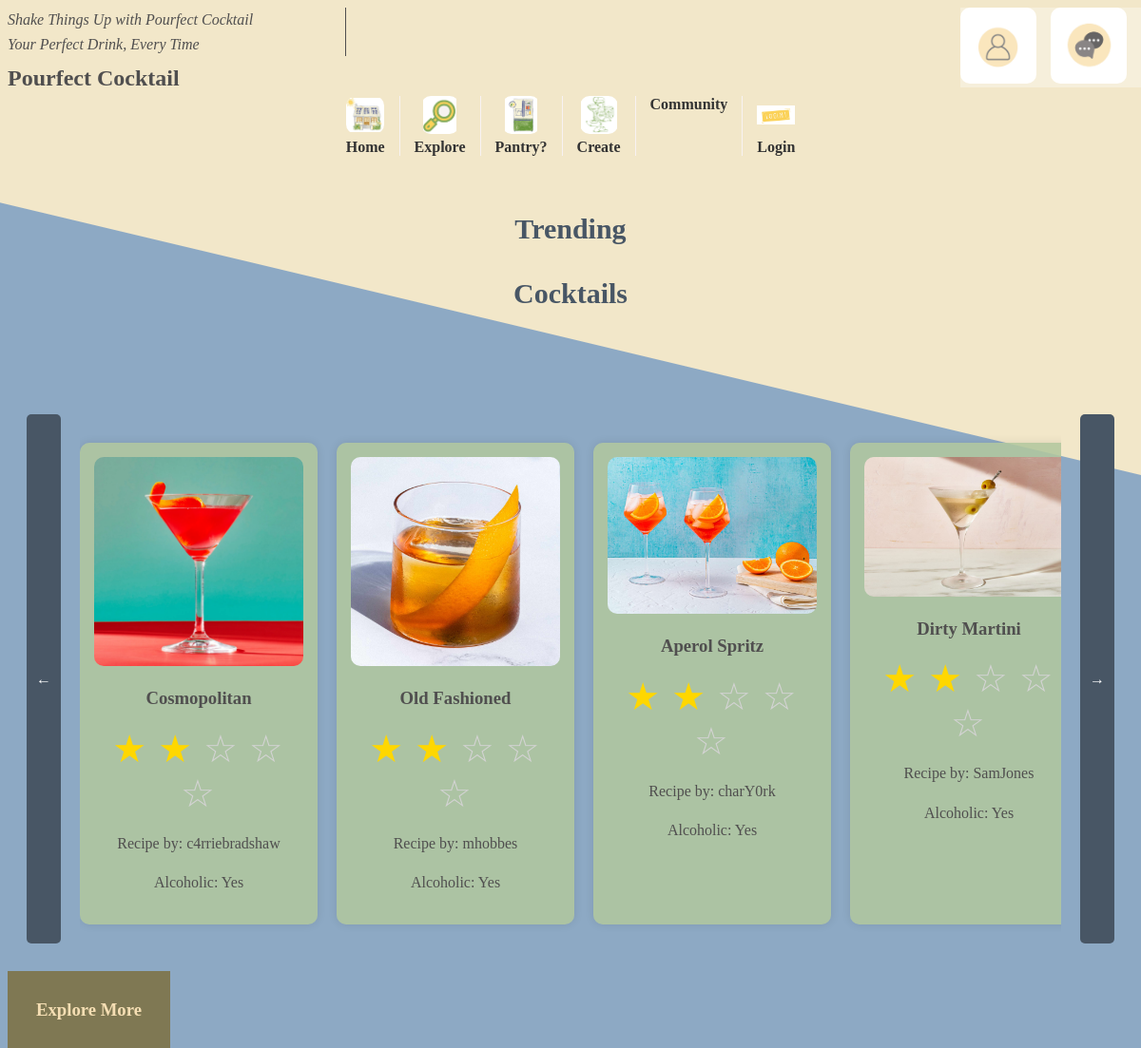
The page / on the database its author committed.
### tables this page shows
CREATE TABLE cocktails (
    id INTEGER PRIMARY KEY AUTOINCREMENT,
    name TEXT NOT NULL,
    image TEXT NOT NULL DEFAULT 'basic.jpg', -- Default image set to 'basic.jpg'
    popularity INTEGER DEFAULT 5, -- Number of likes
    reviews_number INTEGER DEFAULT 1,
    alcohol_content INTEGER NOT NULL,
    recipe_by TEXT NOT NULL,
    method TEXT NOT NULL DEFAULT 'None provided',
    created_by INTEGER NOT NULL DEFAULT 1
);

### main.py (the view)
@app.route('/')
def index():
    db = get_db()
    top_cocktails = db.execute(
        "SELECT * FROM cocktails ORDER BY popularity/reviews_number DESC LIMIT 5"
    ).fetchall()
    return render_template('homepage.html', top_cocktails=top_cocktails)

### main.py (called while the page is built)
def get_db():
    if "db" not in g:
        g.db = sqlite3.connect(DATABASE, detect_types=sqlite3.PARSE_DECLTYPES)
        g.db.row_factory = sqlite3.Row
    return g.db

### templates/homepage.html (shortened to what this page needs)
<!DOCTYPE html>
<html lang="en">
<head>
    <link rel="stylesheet" href="{{ url_for('static', filename='styles.css') }}">
</head>
<body>
    {% include 'navbar.html' %}
    <h2>
        <span style="--j:1">Trending</span>
        <br><br>
        <span style="--j:2">Cocktails</span>
    </h2>
    <div class="cocktail-container">
        <div class="cocktail-grid">
            <button id="prevBtn">←</button>
            <div class="cocktail-grid" id="cocktail-grid">
                {% for cocktail in top_cocktails %}
                    <div class="cocktail-card" onclick="goToExplore({{ cocktail['id'] }})">
                        <img src="{{ url_for('static', filename=cocktail['image']) }}" alt="{{ cocktail['name'] }}">
                        <h3>{{ cocktail['name'] }}</h3>
                        <div class="rating">
                            {% set rating = (cocktail.popularity / cocktail.reviews_number) | round(1) %}
                            {% for i in range(1, 6) %}
                                {% if i <= rating %}
                                    <span class="star filled">★</span>
                                {% else %}
                                    <span class="star empty">☆</span>
                                {% endif %}
                            {% endfor %}
                        </div>
                        <p>Recipe by: {{ cocktail['recipe_by'] }}</p>
                        <p>Alcoholic: {% if cocktail['alcohol_content'] == 1 %} Yes {% else %} No {% endif %}</p>
                    </div>
                {% endfor %}
            </div>
            <button id="nextBtn">→</button>
        </div>
    </div>
    <h3><a href="explore.html">Explore More</a></h3>
</body>
</html>

### templates/navbar.html (shortened to what this page needs)
<section>
    <div class="custom-shape-divider-top-1739903469">
        <svg data-name="Layer 1" xmlns="http://www.w3.org/2000/svg" viewBox="0 0 1200 120" preserveAspectRatio="none">
            <path d="M892.25 114.72L0 0 0 120 1200 120 1200 0 892.25 114.72z" class="shape-fill"></path>
        </svg>
    </div>
    <div class="top-nav">
        <ul>
            <li>
                {% if session.user_id %}
                <a href="userpage.html"><img src="{{ url_for('static', filename='user.png') }}" alt="User Image"></a>
                {% else %}
                <a href="login.html"><img src="{{ url_for('static', filename='user.png') }}" alt="User Image"></a>
                {% endif %}
            </li>
            <li><a href="questions.html"><img src="{{ url_for('static', filename='questions.png') }}" alt="Questions Image"></a></li>
        </ul>
    </div>
    <div class="slogan">
        <p><i>Shake Things Up with Pourfect Cocktail<br>Your Perfect Drink, Every Time</i></p>
        <h1>Pourfect Cocktail</h1>
    </div>
    <div class="main-nav">
        <nav>
            <ul>
                <li><a href="{{ url_for('homepage') }}"><img src="{{ url_for('static', filename='home.png') }}" alt="Home Image"> Home</a></li>
                <li><a href="{{ url_for('explore') }}"><img src="{{ url_for('static', filename='search.png') }}" alt="Explore"> Explore</a></li>
                <li><a href="{{ url_for('pantry') }}"><img src="{{ url_for('static', filename='pantry.png') }}" alt="Pantry"> Pantry?</a></li>
                <li><a href="{{ url_for('creation') }}"><img src="{{ url_for('static', filename='bev.png') }}" alt="Create"> Create</a></li>
                <li><a href="{{ url_for('community') }}">Community</a></li>
                {% if session.user_id %}
                    <li><a href="{{ url_for('logout') }}"><img src="{{ url_for('static', filename='logout.png') }}" alt="Logout"> Logout</a></li>
                {% else %}
                    <li><a href="{{ url_for('login') }}"><img src="{{ url_for('static', filename='login.png') }}" alt="Login"> Login</a></li>
                {% endif %}
            </ul>
        </nav>
    </div>
</section>

### static/styles.css (style rules this page uses)
body { background-color: #8DA9C4; font-family: "Tinos", serif; color: #504f4f; }
.custom-shape-divider-top-1739903469 { position: absolute; top: 0; left: 0; width: 100%; overflow: hidden; line-height: 0; transform: rotate(180deg); }
.custom-shape-divider-top-1739903469 svg { position: relative; display: block; width: calc(224% + 1.3px); height: 500px; }
.custom-shape-divider-top-1739903469 { z-index: -1; }
.top-nav { position: fixed; right: 0; padding: 0px; background-color: #ffffff56; transition: top 0.3s; z-index: 1000; }
.top-nav ul { display: flex; padding: 0; margin: 0; }
.top-nav li { margin-right: 15px; list-style-type: none; }
.top-nav a { display: inline-block; }
.top-nav img { width: 80px; height: auto; cursor: pointer; }
h1 { margin-bottom: 30px; }
.slogan { text-align: left; margin: 0; padding: 0; }
.slogan p { margin: 5px 0; padding: 0; }
.slogan p { overflow: hidden; white-space: nowrap; border-right: 1px solid; animation: typing 3s steps(30) forwards, blink 1s step-end }
.slogan h1 { margin-top: 10px; margin-bottom: 5px; padding: 0; }
nav { color: white; }
nav ul { list-style: none; display: flex; justify-content: center; padding: 0; }
nav ul li { margin: 0 20px; }
nav ul li a { text-decoration: none; color: #393939; font-weight: bold; font-size: 18px; transition: color 0.3s ease-in-out; }
nav ul { list-style: none; padding: 0; margin: 0; display: flex; }
nav ul li { padding: 0 15px; margin: 0; }
nav ul li:not(:last-child) { border-right: 1px solid #f7f2f2; }
.main-nav ul li a { display: flex; flex-direction: column; align-items: center; justify-content: center; text-decoration: none; color: #333; font-size: 16px; font-weight: bold; }
.main-nav ul li a img { width: 40px; height: 40px; object-fit: contain; margin-bottom: 5px; display: block; }
div { box-sizing: border-box; }
h2 { font-size: 30px; margin-top: 20px; padding-top: 20px; color:#485665; text-align: center; }
h2 span { position: relative; top: 20px; display:inline; animation: bounce 2s ease infinite alternate; animation-delay: calc(var(--n) * 0.1s); }
.cocktail-container { display: flex; position: relative; align-items: center; justify-content: center; gap: 100px; }
.cocktail-grid { display: flex; overflow-x: auto; margin-top: 10px; scroll-snap-type: x mandatory; scroll-padding-left: 20px; scrollbar-width: none; }
.cocktail-card { background: rgb(250, 236, 212); padding: 15px; box-shadow: 0px 0px 10px rgba(0, 0, 0, 0.1); text-align: center; width: 250px; flex: 0 0 auto; scroll-snap-align: start; }
button { background-color:#485665; size: 20px; padding: 10px; color: white; box-shadow: none; border: none; border-radius: 5px; cursor: pointer; font-size: 16px; font-family: "Tinos", serif; }
p { font-size: 16px; line-height: 1.6; }
div a { text-decoration: none; color: #7a3826; }
div a img { border-radius: 10px; transition: transform 0.3s ease-in-out; }
h3 a { background-color: rgb(127, 120, 83); color: wheat; width: 200px; padding: 30px; text-align: center; justify-content: center; text-decoration: none; }
.cocktail-container { margin-top: 80px; padding : 20px; text-align: center; overflow-x: hidden; }
.cocktail-grid { display: flex; overflow-x: auto; gap: 20px; padding: 20px 0; scroll-snap-type: x mandatory; justify-content: flex-start; width: 100%; scroll-padding-left: 20px; }
.cocktail-card { background: #b1c79ede; padding: 15px; border-radius: 10px; box-shadow: 0px 0px 10px rgba(0, 0, 0, 0.1); text-align: center; width: 250px; flex: 0 0 auto; scroll-snap-align: start; }
.cocktail-card img { width: 100%; border-radius: 10px; height: auto; transition: transform 0.3s ease-in-out; }
.rating { font-size: 40px; color: gold; }
.star { display: inline-block; margin-right: 2px; }
.filled { color: gold; }
.empty { color: lightgray; }

### rows shown on the page
cocktails: image (picture), name "Cosmopolitan", recipe_by "c4rriebradshaw", alcohol_content "Yes"
cocktails: image (picture), name "Old Fashioned", recipe_by "mhobbes", alcohol_content "Yes"
cocktails: image (picture), name "Aperol Spritz", recipe_by "charY0rk", alcohol_content "Yes"
cocktails: image (picture), name "Dirty Martini", recipe_by "SamJones", alcohol_content "Yes"
